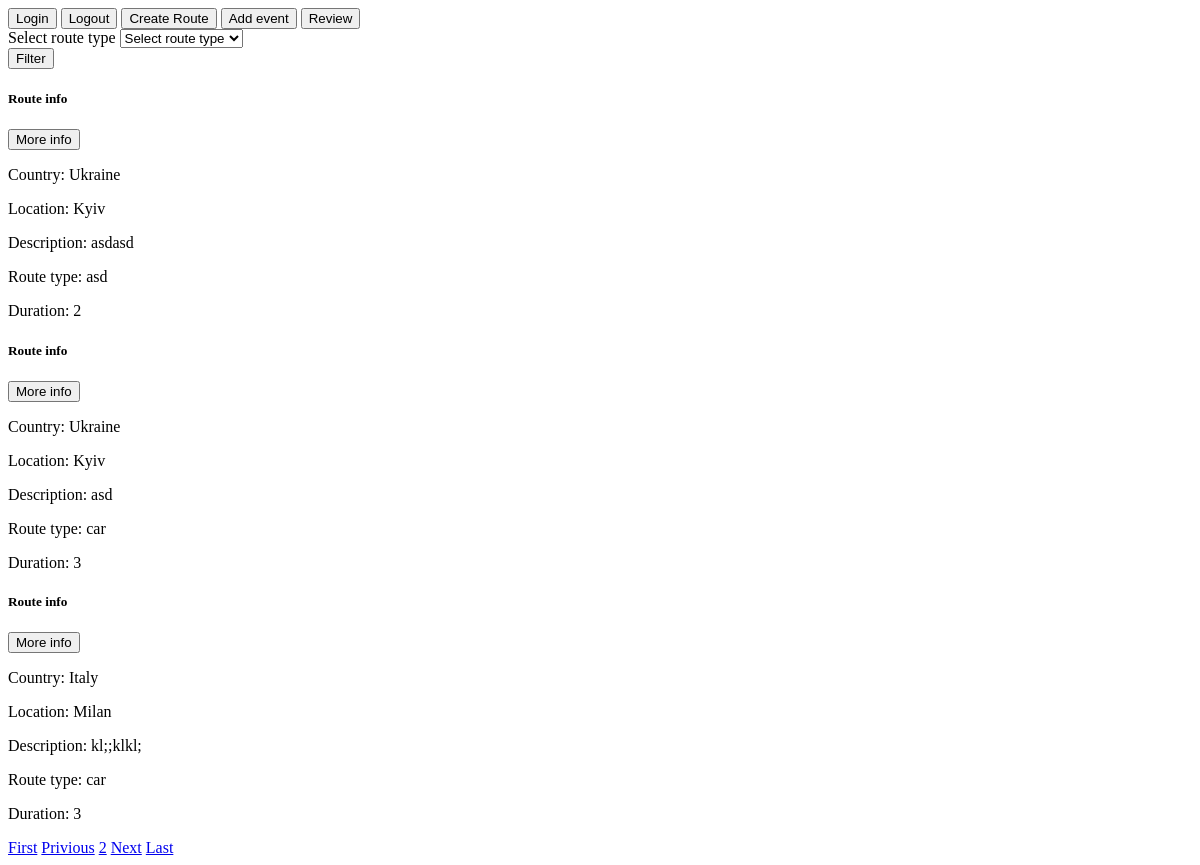
The page /info?page=2 (signed in) on the database as committed earlier.
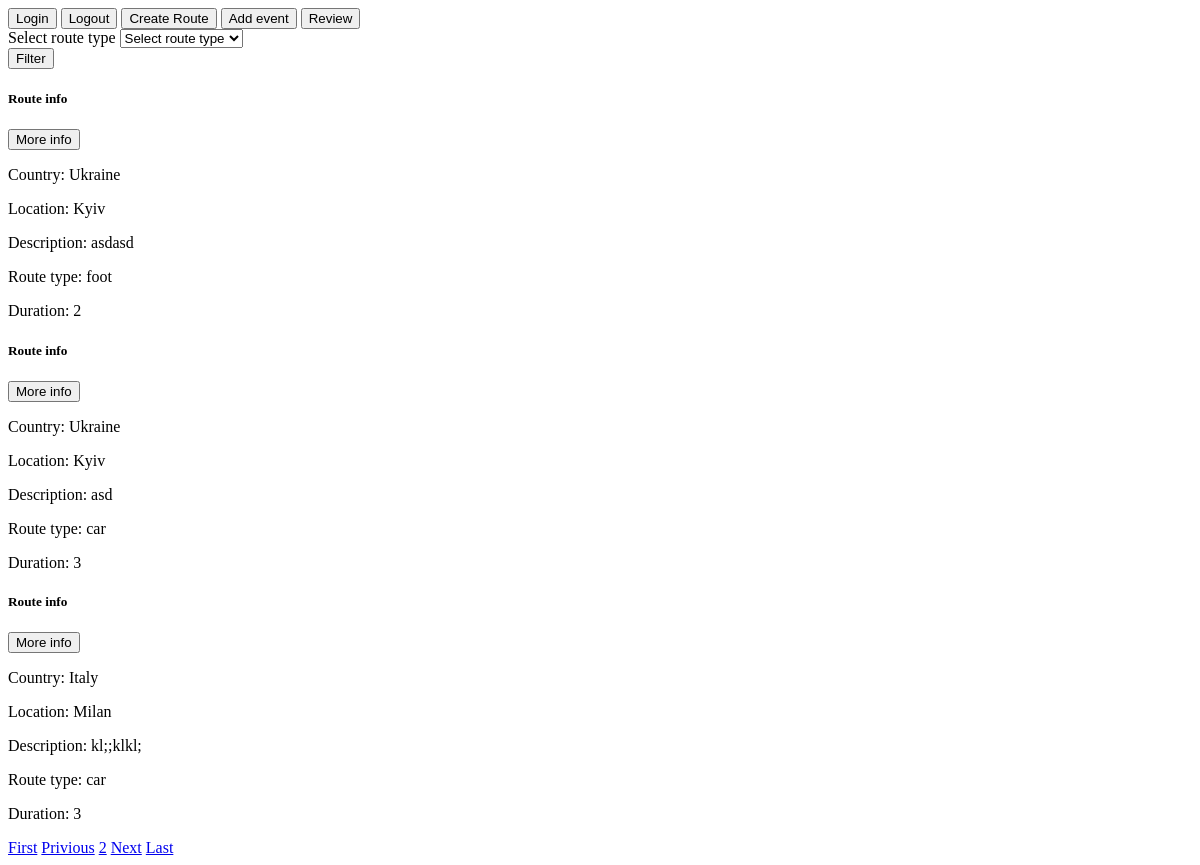
The same page on the database as committed later.
### app/models.py (models this page shows)
class Route(models.Model):
    class RouteType(models.TextChoices):
        car = 'car', gettext_lazy('car')
        foot = 'foot', gettext_lazy('foot')
        bicycle = 'bicycle', gettext_lazy('bicycle')
    start_point = models.IntegerField()
    stopping_point = models.JSONField()
    destination = models.IntegerField()
    country = models.CharField(max_length=50)
    location = models.CharField(max_length=120)
    description = models.TextField()
    route_type = models.CharField(max_length=10, choices=RouteType.choices, default=RouteType.foot)
    duration = models.IntegerField()

### app/views.py (the view)
# urls.py: path('info', views.route_info),
def route_info(request):
    if request.user.is_authenticated:
        route = Route.objects.all()
        paginator = Paginator(route, 3)
        page = request.GET.get('page')
        route = paginator.get_page(page)
        return render(request, 'route_info.html', {'routes': route})
    else:
        return redirect('')

### templates/route_info.html (shortened to what this page needs)
<!DOCTYPE html>
<html lang="en">
<head>
</head>
<body>
<button onclick="window.location.href='http://127.0.0.1:8000/login'">Login</button>
<button onclick="window.location.href='http://127.0.0.1:8000/logout'">Logout</button>
<button onclick="window.location.href='http://127.0.0.1:8000/app/create_route'">Create Route</button>
<button onclick="window.location.href='http://127.0.0.1:8000/app/1/add_event'">Add event</button>
<button onclick="window.location.href='http://127.0.0.1:8000/app/1/review'">Review</button><br>
{% block filter %}
<label class="filter">Select route type</label>
    <select>
        <option disabled="True" selected > Select route type</option><br>
    </select>
       <form  action="/app/" method="POST">{% csrf_token %}
            <input  type="submit" value="Filter" name="filter" id="filter">
        </form>
{% endblock filter %}
{% block content %}
    {% for route in routes %}
        <div class="route_body">
            <h5><a class="route_title">Route info</a></h5>
            <form action="/event/{{ route.id }}? ">
                <input type="submit" value="More info" name="event">
            </form>
            <p class="card-text">Country: {{ route.country }}</p>
            <p class="card-text">Location: {{ route.location }}</p>
            <p class="card-text">Description: {{ route.description }}</p>
            <p class="card-text">Route type: {{ route.route_type }}</p>
            <p class="card-text">Duration: {{ route.duration }}</p>
        </div>
    {% endfor %}
    {% if routes.has_previous %}
        <a class="btn btn-outline-info mb-4" href="?page=1">First</a>
        <a class="btn btn-outline-info mb-4" href="?page{{ routes.previous_page_number }}">Privious</a>
    {% endif %}
    {% for num in routes.paginator.page_range %}
        {% if routes.number == num %}
            <a class="btn btn-info mb-4" href="?page{{ num }}">{{ num }}</a>
        {% elif num > routes.number|add:'-1' and  num < routes.number|add:'1' %}
            <a class="btn btn-info mb-4" href="?page{{ num }}">{{ num }}</a>
        {% endif %}
    {% endfor %}
    {% if routes.has_next %}
        <a class="btn btn-outline-info mb-4" href="?page={{ routes.next_page_number }}">Next</a>
        <a class="btn btn-outline-info mb-4" href="?page{{ routes.paginator.num_pages }}">Last</a>
    {% endif %}
{% endblock content %}
</body>
</html>

Rows that differ between the two databases and show on the page:
changed Route "asdasd": route_type "asd" → "foot"
